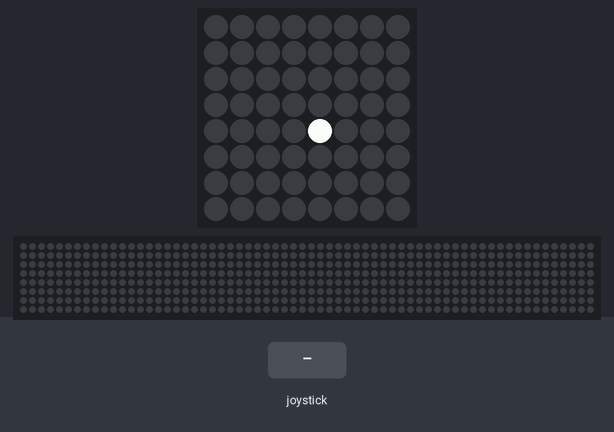
Bench run of a program on a simulated Raspberry Pi (BCM pin numbers) with a Sense HAT. Parts: the Sense HAT's 8×8 RGB LED matrix, a strip that is not on the board, showing the scrolling text unrolled. The test bench sets the inputs (shaded band). Dim RGB values are drawn brighter than linear; random numbers come from a fixed seed; the 64×8 strip is a reading aid, not a part: it shows the text the matrix is scrolling, unrolled, one strip-width of it at a time.

Above: at 1.2 s.
1.3 s: joystick clicked
At 1.69 s:
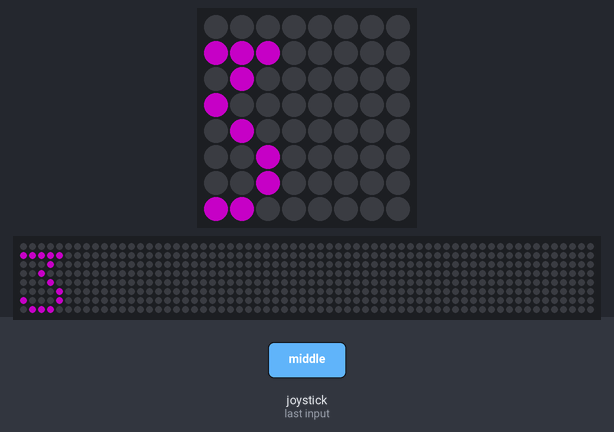
3.2 s: joystick pushed up
At 4.2 s:
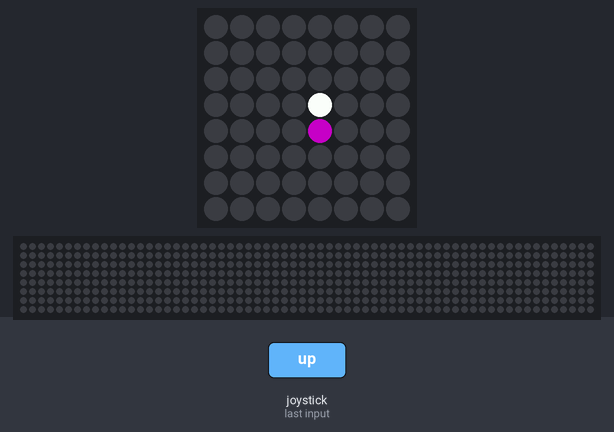
4.7 s: joystick pushed left
At 5.4 s:
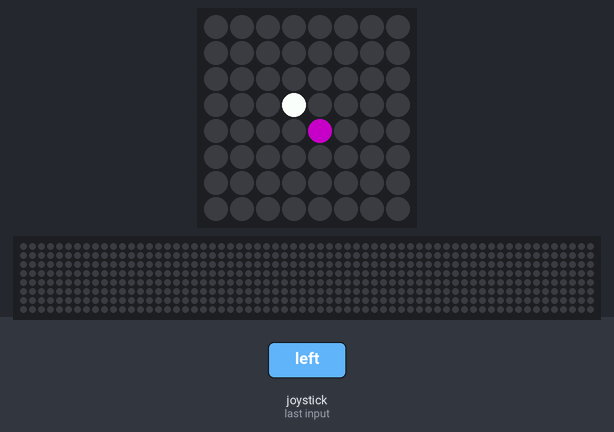
6.2 s: joystick pushed down
At 6.6 s:
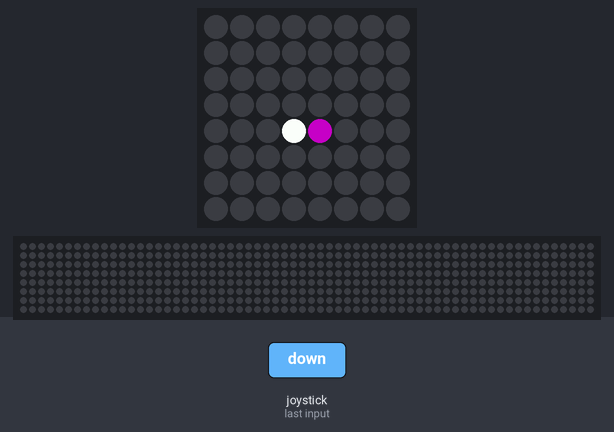
7.7 s: joystick pushed down
At 8.9 s:
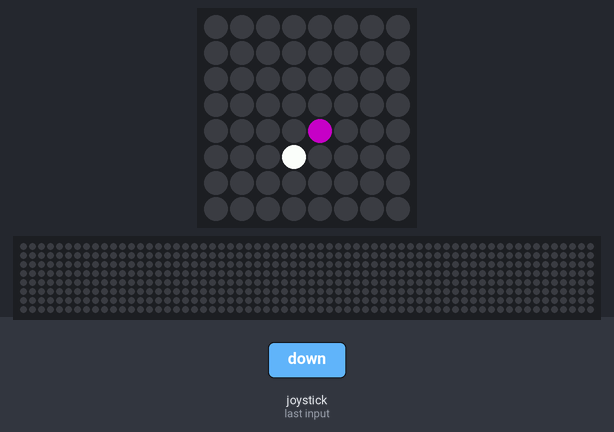
9.2 s: joystick pushed right
At 10.2 s:
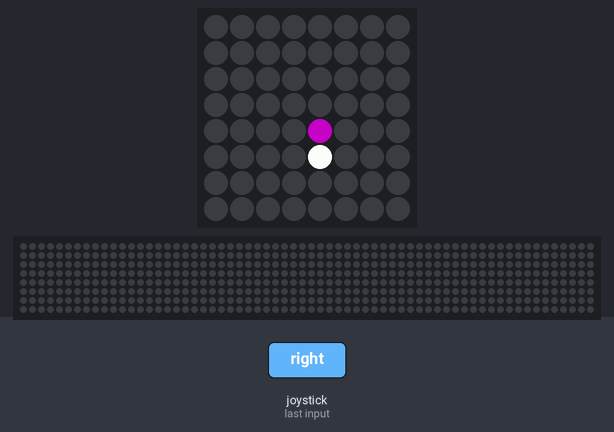
Timing chart, 0 to 11.7 s (numbered marks = the images above; inputs shaded):
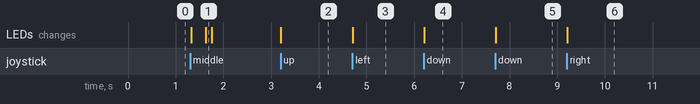

Measured:
- after the input at 1.3 s, the LEDs: first change at once (image 1 shows a later state)
- after the input at 3.2 s, the LEDs: change at once (image 2)
- after the input at 4.7 s, the LEDs: change at once (image 3)
- after the input at 6.2 s, the LEDs: change at once (image 4)
- after the input at 7.7 s, the LEDs: change at once (image 5)
- after the input at 9.2 s, the LEDs: change at once (image 6)

The program:

zaynvincent.py
```python
from sense_hat import SenseHat
from random import choice
from time import sleep
sense = SenseHat()
death_counter=0
red = (255, 0, 0)
blue = (0, 0, 255)
bl = (0, 0, 254)
blu = (0, 0, 253)
bluu= (0, 0, 249)
b=(0,0,252)
white = (255, 255, 255)
bla = (0, 0, 0)
one = (173,239,25)
bomb=(255,162,0)
grid = [[choice([red, blu, blue, bl,b,bluu]) for _ in range(8)] for _ in range(8)]
gri = [[bla for _ in range(8)] for _ in range(8)]
x, y = 4, 4
def draw():
    sense.set_pixels(sum(gri, []))
    sense.set_pixel(x, y, white)
def reveal_current_tile():
    gri[y][x] = grid[y][x]
def check_for_red(x, y):
    if grid[y][x] == red:
        sense.show_message("BOOM!", text_colour=red, scroll_speed=0.02)
        gri[y][x]=bomb
        sense.set_pixels(sum(gri, []))
        print("Boom! You stepped on a red tile!")
        return True
    return False
def check_for_red_in_area(x, y):
    red_count = 0
    for dx in [-1, 0, 1]:
        for dy in [-1, 0, 1]:
            nx, ny = x + dx, y + dy
            if 0 <= nx < 8 and 0 <= ny < 8:
                if grid[ny][nx] == red:
                    red_count += 1
    if red_count == 1:
        color = (245, 0, 0)
    elif red_count == 2:
        color = (255, 0, 100)
    elif red_count == 3:
        color = (100, 0, 100)
    elif red_count == 4:
        color = (0, 170, 255)
    elif red_count == 5:
        color = (0, 255, 157)
    elif red_count == 6:
        color = (148, 77, 255)
    elif red_count == 7:
        color = (68, 255, 0)
    elif red_count == 8:
        color = (238, 255, 0)
    else:
        return
        color = (255,255,255)
    gri[y][x] = color
    sense.set_pixels(sum(gri, []))
    sense.show_message(str(red_count), text_colour=color, scroll_speed=0.03)
def draw_dot():
    draw()
draw()
while True:
    for event in sense.stick.get_events():
        if event.action == "pressed":
            if event.direction == "up" and y > 0:
                y -= 1
            elif event.direction == "down" and y < 7:
                y += 1
            elif event.direction == "left" and x > 0:
                x -= 1
            elif event.direction == "right" and x < 7:
                x += 1
            elif event.direction == "middle":
                if check_for_red(x, y):
                    continue
                reveal_current_tile()
                check_for_red_in_area(x, y)
            draw()
    sleep(0.05)
```
